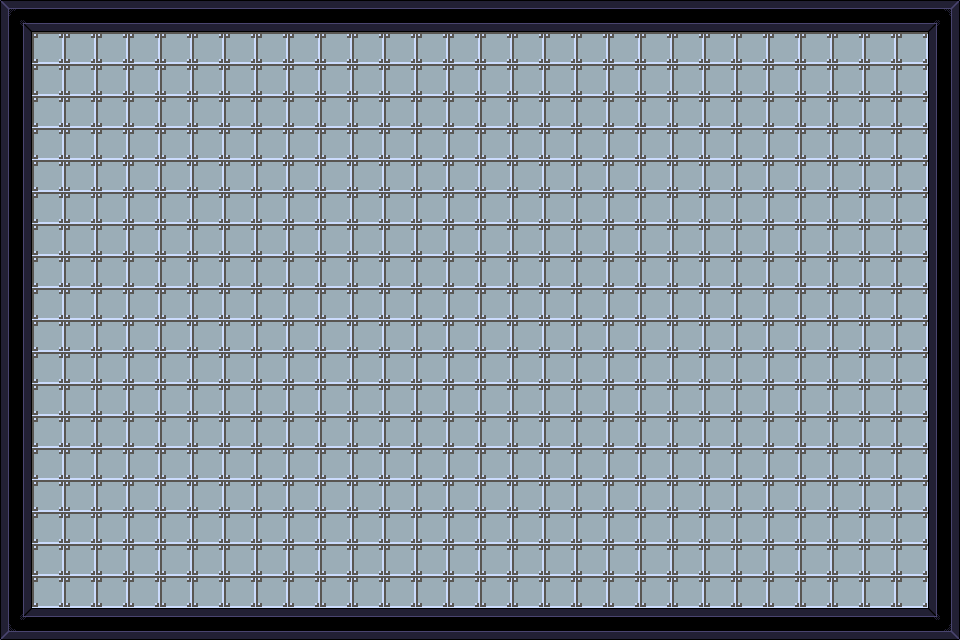

Rendered tile map (Tiled .tmx) drawn with the repository's tilesets; below, a short description and the full map source, tile grids included:
An orthogonal 30x20 tile map with 32x32 px tiles, 1 tile layer (Tile Layer 1).

<map version="1.10" tiledversion="1.10.1" orientation="orthogonal" renderorder="right-down" width="30" height="20" tilewidth="32" tileheight="32" infinite="0" nextlayerid="2" nextobjectid="1">
 <tileset firstgid="1" name="Tileset" tilewidth="32" tileheight="32" tilecount="110" columns="10">
  <image source="Tileset.png" width="320" height="352" />
 </tileset>
 <layer id="1" name="Tile Layer 1" width="30" height="20">
  <data encoding="csv">
51,103,103,103,103,103,103,103,103,103,103,103,103,103,103,103,103,103,103,103,103,103,103,103,103,103,103,103,103,56,
71,2,2,2,2,2,2,2,2,2,2,2,2,2,2,2,2,2,2,2,2,2,2,2,2,2,2,2,2,71,
71,2,2,2,2,2,2,2,2,2,2,2,2,2,2,2,2,2,2,2,2,2,2,2,2,2,2,2,2,71,
71,2,2,2,2,2,2,2,2,2,2,2,2,2,2,2,2,2,2,2,2,2,2,2,2,2,2,2,2,71,
71,2,2,2,2,2,2,2,2,2,2,2,2,2,2,2,2,2,2,2,2,2,2,2,2,2,2,2,2,71,
71,2,2,2,2,2,2,2,2,2,2,2,2,2,2,2,2,2,2,2,2,2,2,2,2,2,2,2,2,71,
71,2,2,2,2,2,2,2,2,2,2,2,2,2,2,2,2,2,2,2,2,2,2,2,2,2,2,2,2,71,
71,2,2,2,2,2,2,2,2,2,2,2,2,2,2,2,2,2,2,2,2,2,2,2,2,2,2,2,2,71,
71,2,2,2,2,2,2,2,2,2,2,2,2,2,2,2,2,2,2,2,2,2,2,2,2,2,2,2,2,71,
71,2,2,2,2,2,2,2,2,2,2,2,2,2,2,2,2,2,2,2,2,2,2,2,2,2,2,2,2,71,
71,2,2,2,2,2,2,2,2,2,2,2,2,2,2,2,2,2,2,2,2,2,2,2,2,2,2,2,2,71,
71,2,2,2,2,2,2,2,2,2,2,2,2,2,2,2,2,2,2,2,2,2,2,2,2,2,2,2,2,71,
71,2,2,2,2,2,2,2,2,2,2,2,2,2,2,2,2,2,2,2,2,2,2,2,2,2,2,2,2,71,
71,2,2,2,2,2,2,2,2,2,2,2,2,2,2,2,2,2,2,2,2,2,2,2,2,2,2,2,2,71,
71,2,2,2,2,2,2,2,2,2,2,2,2,2,2,2,2,2,2,2,2,2,2,2,2,2,2,2,2,71,
71,2,2,2,2,2,2,2,2,2,2,2,2,2,2,2,2,2,2,2,2,2,2,2,2,2,2,2,2,71,
71,2,2,2,2,2,2,2,2,2,2,2,2,2,2,2,2,2,2,2,2,2,2,2,2,2,2,2,2,71,
71,2,2,2,2,2,2,2,2,2,2,2,2,2,2,2,2,2,2,2,2,2,2,2,2,2,2,2,2,71,
71,2,2,2,2,2,2,2,2,2,2,2,2,2,2,2,2,2,2,2,2,2,2,2,2,2,2,2,2,71,
101,103,103,103,103,103,103,103,103,103,103,103,103,103,103,103,103,103,103,103,103,103,103,103,103,103,103,103,103,106
</data>
 </layer>
</map>